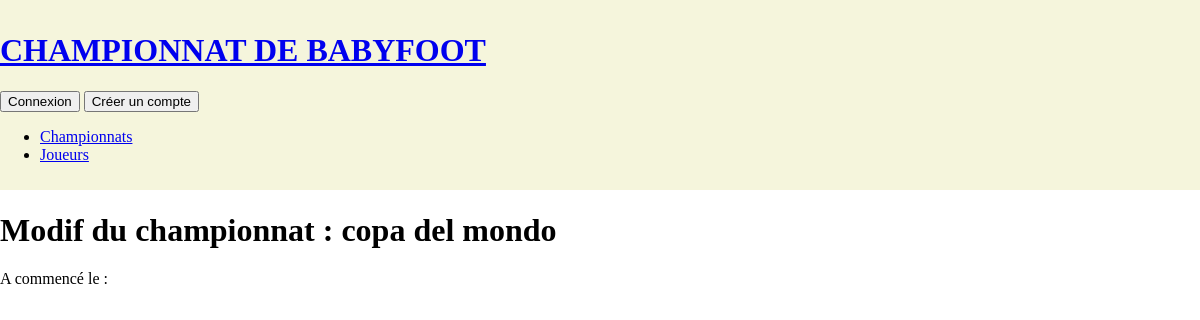
The page /modifChampionnat.php?modif=1 on the database as committed earlier.
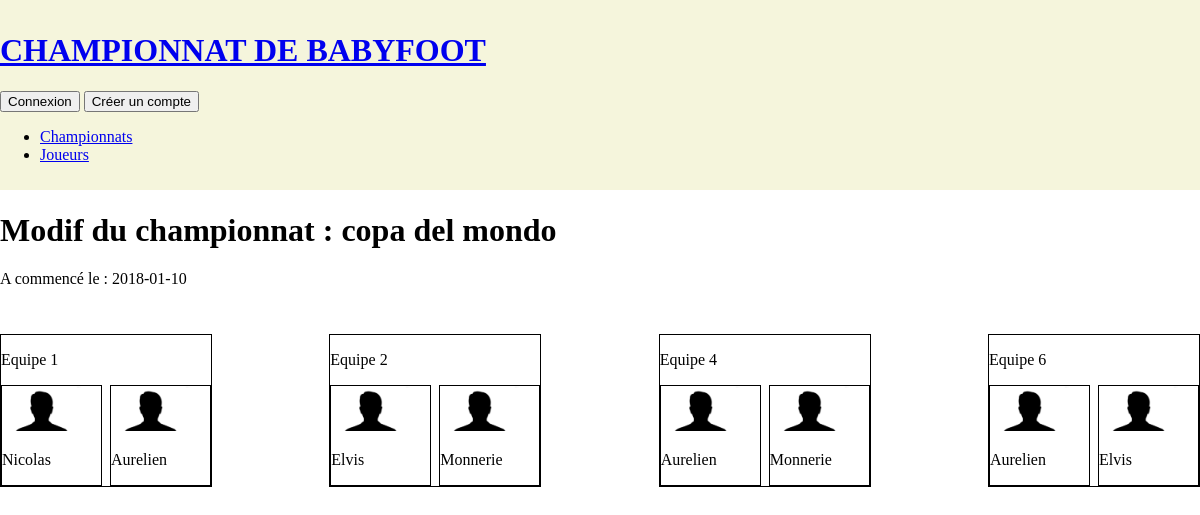
The same page on the database as committed later.
### tables this page shows
CREATE TABLE IF NOT EXISTS `competitions` (
  `id_competition` int(11) NOT NULL AUTO_INCREMENT,
  `nomChamp` varchar(25) DEFAULT NULL,
  `nbreJoueurs` int(25) NOT NULL,
  `terminee` tinyint(1) NOT NULL DEFAULT '0',
  `dateDebut` date NOT NULL,
  PRIMARY KEY (`id_competition`)
);

CREATE TABLE IF NOT EXISTS `equipes` (
  `id_Equipe` int(11) NOT NULL AUTO_INCREMENT,
  `joueur1` int(11) NOT NULL,
  `joueur2` int(11) NOT NULL,
  `id_compet` int(11) NOT NULL,
  PRIMARY KEY (`id_Equipe`),
  KEY `fk_joueur1` (`joueur1`),
  KEY `fk_joueur2` (`joueur2`),
  KEY `FK_EquipeCompet` (`id_compet`)
);

CREATE TABLE IF NOT EXISTS `joueurs` (
  `id_Joueur` int(25) NOT NULL AUTO_INCREMENT,
  `nom` varchar(255) NOT NULL,
  `prenom` varchar(255) NOT NULL,
  `surnom` varchar(255) NOT NULL,
  `password` varchar(255) NOT NULL,
  `meilleureperformance` varchar(255) DEFAULT NULL,
  `defaut` varchar(255) DEFAULT NULL,
  `qualité` varchar(255) DEFAULT NULL,
  `photo` varchar(255) DEFAULT 'img/photo_default.png',
  `victoireChamp` int(25) DEFAULT NULL,
  PRIMARY KEY (`id_Joueur`)
);

### modifChampionnat.php (the view, shortened to what this page needs)
<?php
include'include/connexionBdd.php';
$detailCompet = $bdd->prepare('SELECT * FROM competitions WHERE competitions.id_competition = ?');
$detailCompet->execute(array($_GET['modif']));
$reqEquipes = $bdd->prepare('SELECT id_Equipe, J1.id_Joueur AS J1id, J2.id_Joueur AS J2id, equipes.id_Equipe, J1.prenom AS J1p, J2.prenom AS J2p, J1.photo AS J1img ,J2.photo AS J2img FROM equipes JOIN joueurs AS J1 ON equipes.joueur1 = J1.id_Joueur JOIN joueurs AS J2 ON equipes.joueur2 = J2.id_Joueur WHERE equipes.id_compet = ?');
?>
<!doctype html>
<html>
    <head>
        <link rel="stylesheet" type="text/css" href="css/style.css" />
    </head>
    <body>
        <header>
			<div class="wrap">
            	<?php include'include/banniere.php' ?>
				<?php include'include/menuPrincipal.php' ?>
			</div>
        </header>
        <div id="content">
			<div class="wrap">
            <?php
            while($donnees = $detailCompet->fetch()) {
                ?>
                <h1>Modif du championnat : <?php echo($donnees['nomChamp']); ?></h1>
                <p>A commencé le : <?php echo($donnees['dateDebut']); ?></p><?php
            }
            ?>
            <div class="competX">
    <div class="iconeEquipes">
        <?php
        $reqEquipes->execute(array($_GET['modif']));
        while($donnees4 = $reqEquipes->fetch()){
            ?>
            <div class="iconeEquipe">
                <p>Equipe <?php echo($donnees4['id_Equipe']);?></p>
                <div class="iconeJoueurs">
                    <div class="iconeJoueur">
                        <img src="<?php echo($donnees4['J1img']);?>" />
                        <p><?php echo($donnees4['J1p']);?></p>
                    </div>
                    <div class="iconeJoueur">
                        <img src="<?php echo($donnees4['J2img']);?>" />
                        <p><?php echo($donnees4['J2p']);?></p>
                    </div>
                </div>
            </div>
            <?php
        }
        ?>
    </div>
</div>
			</div>
        </div>
    </body>
</html>

Rows that differ between the two databases and show on the page:
changed competitions "copa del mondo": dateDebut (not shown) → "2018-01-10"
now on this page (row edited): equipes: id_Equipe "1", joueurs.photo (placeholder picture), joueurs.prenom "Nicolas", joueurs.prenom "Aurelien"
now on this page (row edited): equipes: id_Equipe "2", joueurs.photo (placeholder picture), joueurs.prenom "Elvis", joueurs.prenom "Monnerie"
now on this page (row edited): equipes: id_Equipe "4", joueurs.photo (placeholder picture), joueurs.prenom "Aurelien", joueurs.prenom "Monnerie"
now on this page (row edited): equipes: id_Equipe "6", joueurs.photo (placeholder picture), joueurs.prenom "Aurelien", joueurs.prenom "Elvis"
